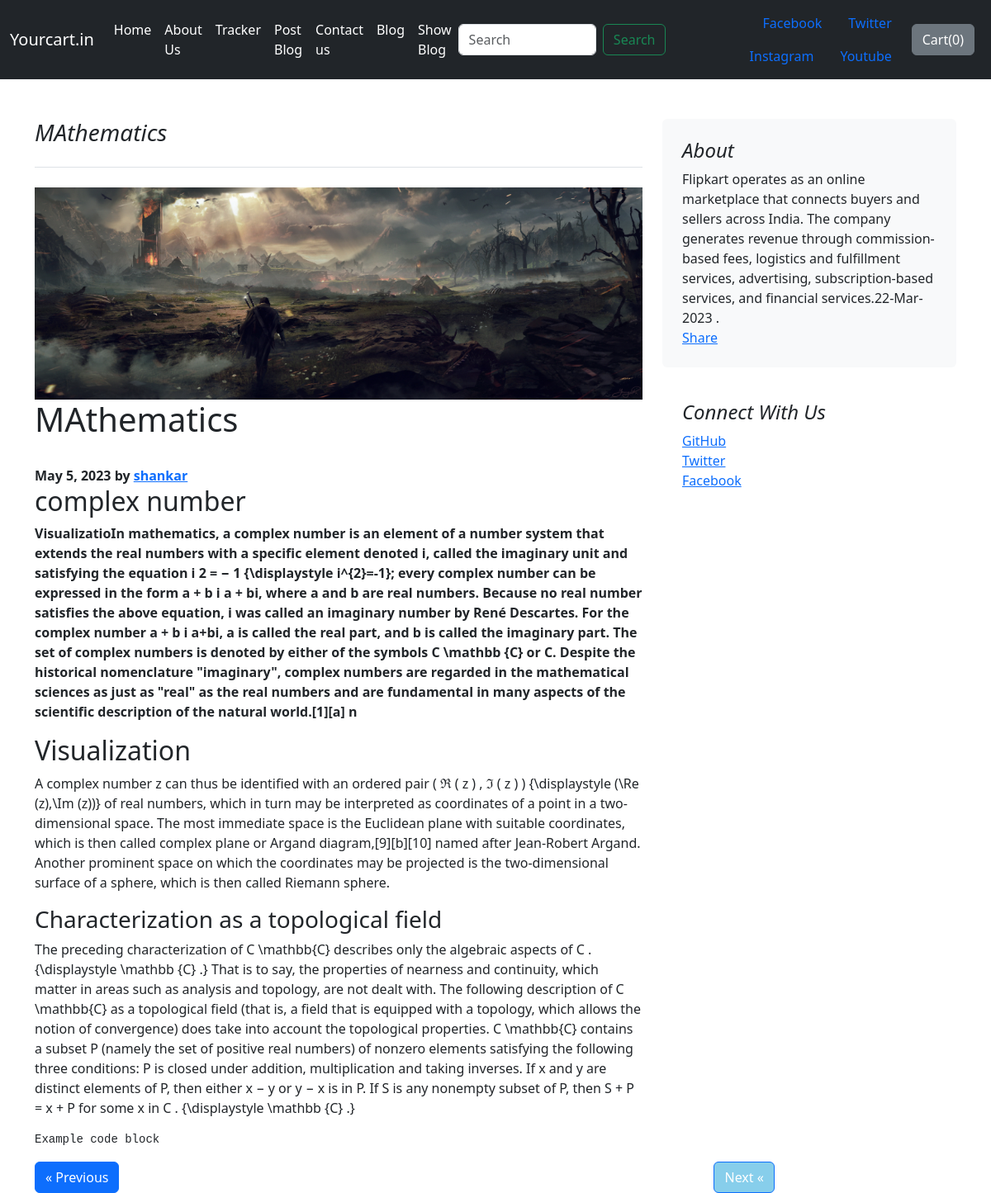
Screenshot of /blog2/showingblog/4 with the database file from the repository.
### blog2/models.py (models this page shows)
class makeblog(models.Model):
	post_id = models.AutoField(primary_key=True)
	name = models.CharField(max_length=50)
	title = models.CharField(max_length=50, default='')
	heading0 = models.CharField(max_length=50)
	cheading0 = models.CharField(max_length=5000)
	heading1 = models.CharField(max_length=50)
	cheading1 = models.CharField(max_length=5000)
	sub_heading = models.CharField(max_length=50)
	csub_heading = models.CharField(max_length=5000)
	image = models.ImageField(upload_to="blog2/images", default="")
	pub_date = models.DateField(default=datetime.now)
	def __str__(self):
			return self.title

### blog2/views.py (the view)
# urls.py: path('showingblog/<int:my_id>', views.showingblog),
def showingblog(request, my_id):
    blog_posting1 = makeblog.objects.filter(post_id=my_id)
    blog_posting0 = []
    blog_posting = makeblog.objects.all()
    length = 3
    for k in blog_posting:
        length +=1
    print(length)
    print({'blog_posting1': [blog_posting1[0], length]})
    return render(request, 'blog2/blogshowing.html', {'blog_posting1':[blog_posting1[0], length]})

### blog2/templates/blog2/blogshowing.html (shortened to what this page needs)
{%extends 'blog2/basic.html'%}
{%block body%}
{%for k in blog_posting1%}
{%if forloop.counter == 1 %}
<div class="container">
    <div class="row mt-5">
        <div class="col-md-8 blog-main">
            <h3 class="pb-4 mb-4 font-italic border-bottom">
                {{k.title}}
            </h3>
            <div class="blog-post">
                <img src='/media/{{k.image}}' width="100%" height="100%" />
                <h1 class="blog-post-title">{{k.title}}</h1>
                <br>
                <strong class="blog-post-meta">{{k.pub_date}} by <a href="#">{{k.name}}</a></strong>
                <br>
                <h2 class="blog-post-title">{{k.heading0}}</h2>
                <p><strong>{{k.cheading0}} </strong></p>
                <h2>{{k.heading1}}</h2>
                <p>{{k.cheading1}}</p>
                <h3>{{k.sub_heading}}</h3>
                <p>{{k.csub_heading}}</p>
                <pre><code>Example code block</code></pre>
            </div>
            <div class="row">
                <div class="col" style="display: inherit;">
                    <a class="btn btn-primary Previous" href="#" role="button">&laquo; Previous</a>
                    <a class="btn btn-primary next" href="#" role="button">Next &laquo;</a>
                </div>
            </div>
        </div>
        <aside class="col-md-4 blog-sidebar">
            <div class="p-4 mb-3 bg-light rounded">
                <h4 class="font-italic">About</h4>
                <p class="mb-0">Flipkart operates as an online marketplace that connects buyers and sellers across India. The company generates revenue through commission-based fees, logistics and fulfillment services, advertising, subscription-based services, and financial services.22-Mar-2023
                    .</p>
                <div class="fb-share-button" data-href="http://127.0.0.1:8000/blog2/showingblog/3" data-layout="button" data-size="large"><a target="_blank" href="https://www.facebook.com/sharer/sharer.php?u=http%3A%2F%2F127.0.0.1%3A8000%2Fblog2%2Fshowingblog%2F3&amp;src=sdkpreparse" class="fb-xfbml-parse-ignore">Share</a></div>
            </div>
            <div class="p-4">
                <h4 class="font-italic">Connect With Us</h4>
                <ol class="list-unstyled">
                    <li><a href="#">GitHub</a></li>
                    <li><a href="#">Twitter</a></li>
                    <li><a href="#">Facebook</a></li>
                </ol>
            </div>
        </aside>
    </div>
</div>
{%endif%}
{%endfor%}
{%endblock%}

### rows the page displays
makeblog: title "MAthematics", image (picture), pub_date "May 5, 2023", name "shankar", heading0 "complex number", cheading0 "VisualizatioIn mathematics, a complex number is an element of a number system that extends the real numbers with a specific element denoted i, called the imaginary unit and satisfying the equation i 2 = − 1 {\\displaystyle i^{2}=-1}; every complex number can be expressed in the form a + b i a + bi, where a and b are real numbers. Because no real number satisfies the above equation, i was called an imaginary number by René Descartes. For the complex number a + b i a+bi, a is called the real part, and b is called the imaginary part. The set of complex numbers is denoted by either of the symbols C \\mathbb {C} or C. Despite the historical nomenclature \"imaginary\", complex numbers are regarded in…", heading1 "Visualization", cheading1 "A complex number z can thus be identified with an ordered pair ( ℜ ( z ) , ℑ ( z ) ) {\\displaystyle (\\Re (z),\\Im (z))} of real numbers, which in turn may be interpreted as coordinates of a point in a two-dimensional space. The most immediate space is the Euclidean plane with suitable coordinates, which is then called complex plane or Argand diagram,[9][b][10] named after Jean-Robert Argand. Another prominent space on which the coordinates may be projected is the two-dimensional surface of a sphere, which is then called Riemann sphere.", sub_heading "Characterization as a topological field", csub_heading "The preceding characterization of C \\mathbb{C} describes only the algebraic aspects of C . {\\displaystyle \\mathbb {C} .} That is to say, the properties of nearness and continuity, which matter in areas such as analysis and topology, are not dealt with. The following description of C \\mathbb{C} as a topological field (that is, a field that is equipped with a topology, which allows the notion of convergence) does take into account the topological properties. C \\mathbb{C} contains a subset P (namely the set of positive real numbers) of nonzero elements satisfying the following three conditions: P is closed under addition, multiplication and taking inverses. If x and y are distinct elements of…"
